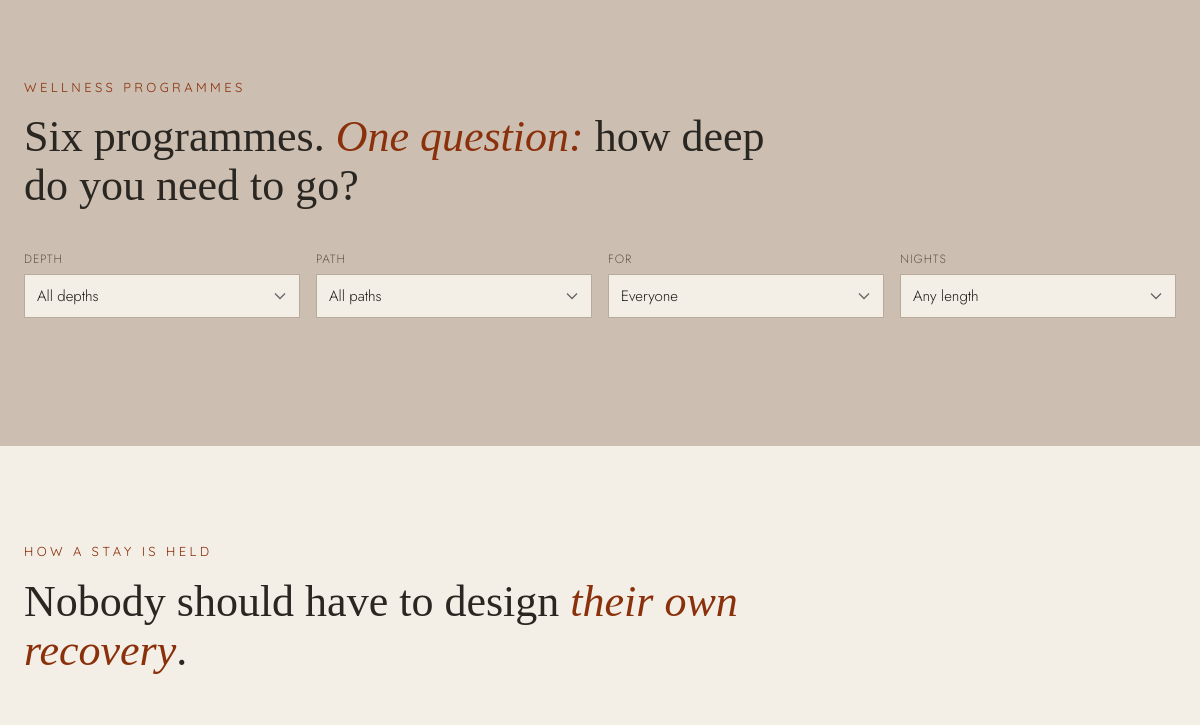
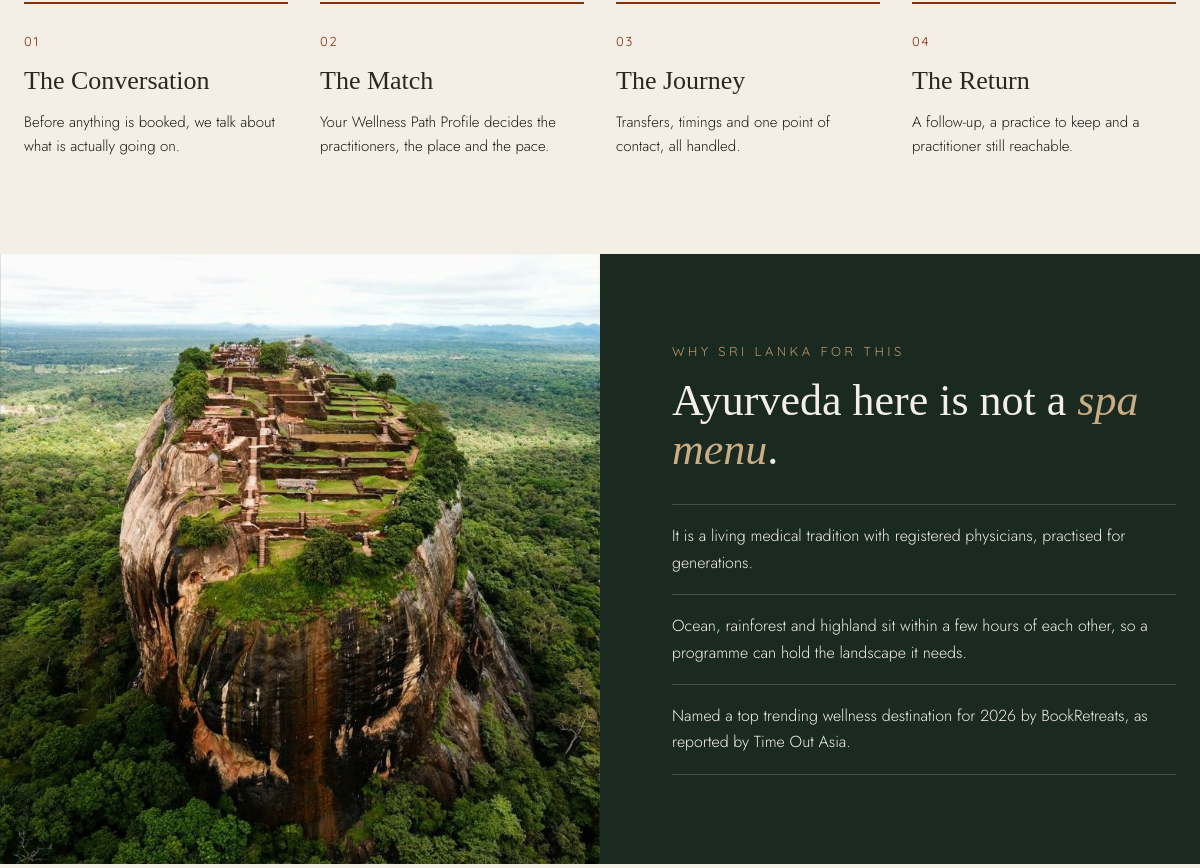
The app's page /wellness/index.php (middle part), older data (2 pictures, top to bottom).
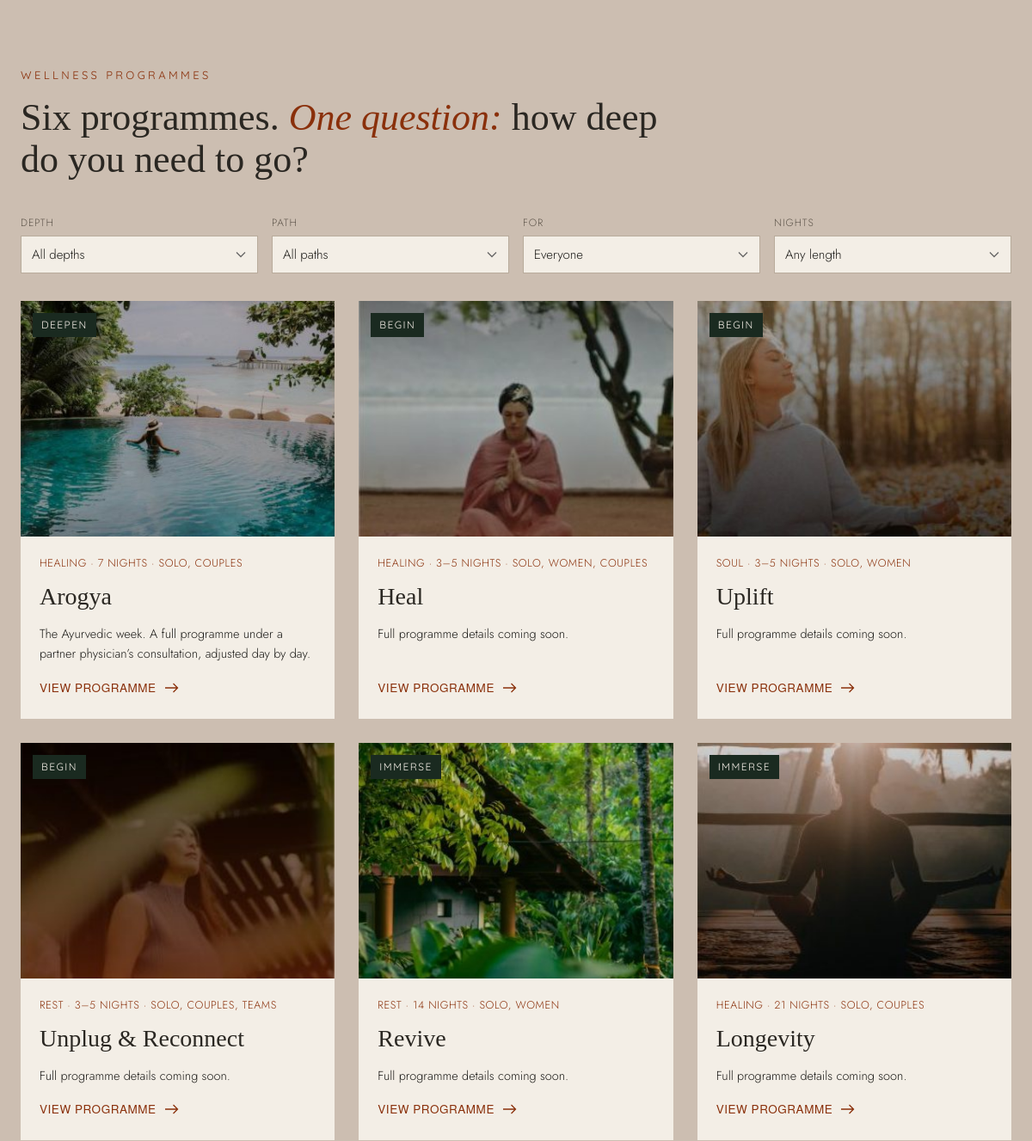
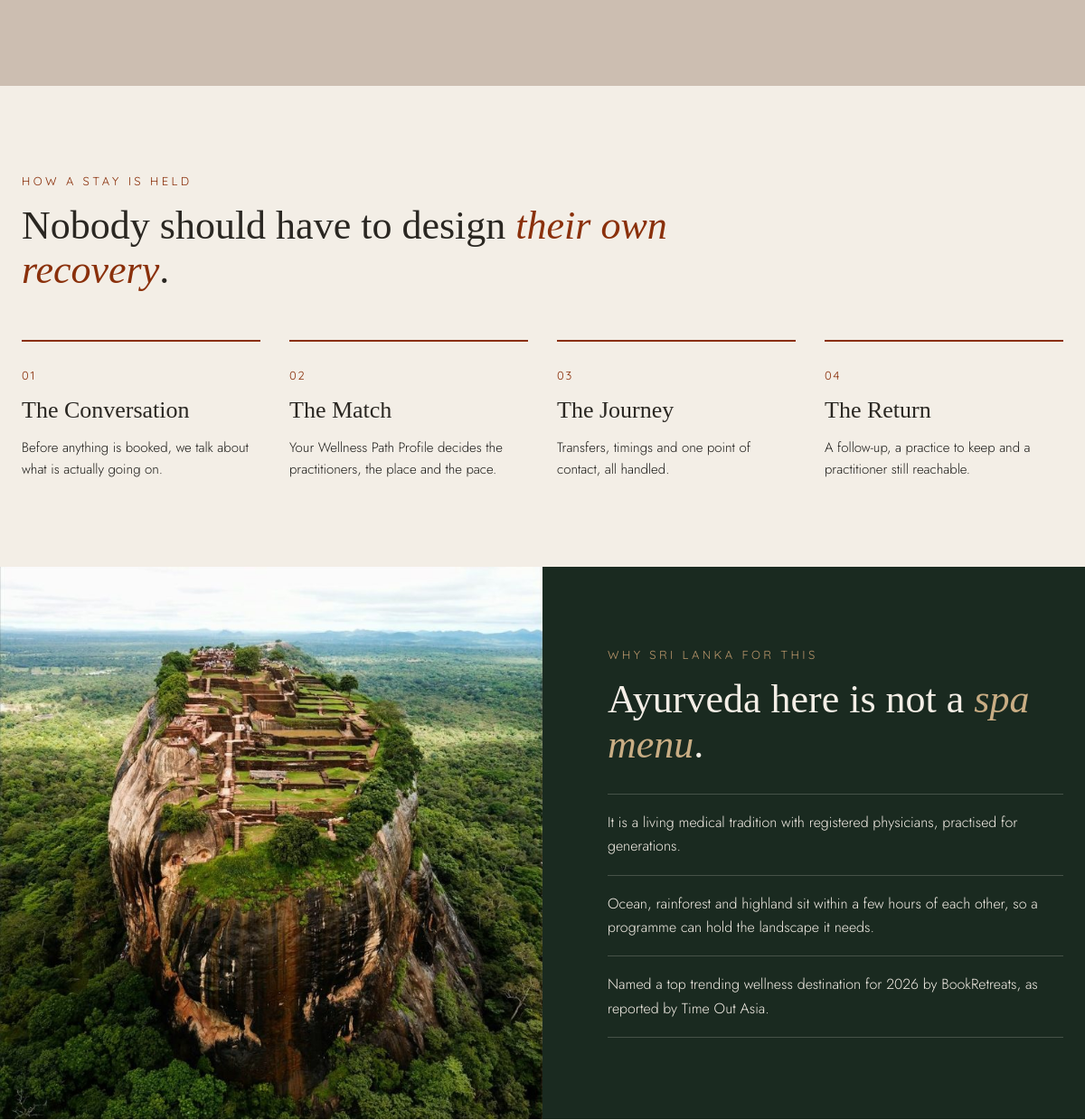
The same page, newer data (2 pictures, top to bottom).
### tables this page shows
CREATE TABLE IF NOT EXISTS wellness_programmes (
    id           INT UNSIGNED AUTO_INCREMENT PRIMARY KEY,
    slug         VARCHAR(140) NOT NULL,
    title        VARCHAR(160) NOT NULL,
    depth        VARCHAR(60)  NOT NULL DEFAULT 'begin',
    path         VARCHAR(60)  NOT NULL DEFAULT 'rest',
    audience     VARCHAR(255) NOT NULL DEFAULT 'solo',
    nights       VARCHAR(40)  NOT NULL DEFAULT '',
    image        VARCHAR(255) NOT NULL DEFAULT '',
    summary      VARCHAR(300) NOT NULL DEFAULT '',
    description  MEDIUMTEXT NULL,
    is_active    TINYINT(1) NOT NULL DEFAULT 1,
    sort_order   SMALLINT NOT NULL DEFAULT 0,
    created_at   DATETIME NOT NULL DEFAULT CURRENT_TIMESTAMP,
    UNIQUE KEY uq_wellness_programmes_slug (slug)
);

### wellness/index.php (called while the page is built, shortened)
<?php
require ROOT_PATH . '/pages/wellness.php';

### includes/settings.php (called while the page is built, shortened)
<?php
function settings_schema(): array
{
    return $schema;
}
function settings_defaults(): array
{
    static $defaults = null;
    if ($defaults === null) {
        $defaults = [];
        foreach (settings_schema() as $group) {
            foreach ($group['fields'] as $key => $f) {
                $defaults[$key] = (string) $f['default'];
            }
        }
    }
    return $defaults;
}
function settings_saved(bool $refresh = false): array
{
    static $values = null;
    if ($values === null || $refresh) {
        $values = [];
    }
    return $values;
}
function setting_lines(string $key): array
{
    return array_values(array_filter(array_map('trim', preg_split('/\R/u', setting($key)) ?: []), 'strlen'));
}
function setting(string $key): string
{
    return settings_saved()[$key] ?? settings_defaults()[$key] ?? '';
}

### includes/Database.php (called while the page is built, shortened)
<?php
final class Database
{
    private static ?PDO $pdo = null;
    private static bool $failed = false;
    public static function get(): ?PDO
    {
        if (self::$pdo !== null || self::$failed) {
            return self::$pdo;
        }
        try {
            $dsn = sprintf('mysql:host=%s;dbname=%s;charset=%s', DB_HOST, DB_NAME, DB_CHARSET);
            self::$pdo = new PDO($dsn, DB_USER, DB_PASS, [
                PDO::ATTR_ERRMODE            => PDO::ERRMODE_EXCEPTION,
                PDO::ATTR_DEFAULT_FETCH_MODE => PDO::FETCH_ASSOC,
                PDO::ATTR_EMULATE_PREPARES   => false,
            ]);
        } catch (Throwable $e) {
            self::$failed = true;
            error_log('[margha] DB connection failed: ' . $e->getMessage());
        }
        return self::$pdo;
    }
    public static function fetchAll(string $sql, array $params = []): ?array
    {
        $pdo = self::get();
        try {
            $stmt = $pdo->prepare($sql);
            $stmt->execute($params);
            return $stmt->fetchAll();
        } catch (Throwable $e) {
            error_log('[margha] Query failed: ' . $e->getMessage());
            return null;
        }
    }
}

### includes/content.php (called while the page is built, shortened)
<?php
function get_wellness_categories(string $type): array
{
    static $all = null;
    if ($all === null) {
        $all  = [];
        $rows = Database::fetchAll('SELECT type, slug, name FROM wellness_categories ORDER BY sort_order, id');
        if ($rows) {
            foreach ($rows as $r) {
                $all[$r['type']][$r['slug']] = $r['name'];
            }
        } else {
            $all = [
                'depth'    => ['begin' => 'Begin', 'deepen' => 'Deepen', 'immerse' => 'Immerse'],
                'path'     => ['rest' => 'Rest', 'soul' => 'Soul', 'healing' => 'Healing'],
                'audience' => ['solo' => 'Solo', 'women' => 'Women', 'couples' => 'Couples', 'teams' => 'Teams'],
            ];
        }
    }
    return $all[$type] ?? [];
}
function wellness_category_name(string $type, string $slug): string
{
    return get_wellness_categories($type)[$slug] ?? ucwords(str_replace('-', ' ', $slug));
}
function package_url(string $slug): string
{
    return url('wellness/package.php?p=' . rawurlencode($slug));
}
function get_wellness_programmes(): array
{
    $rows = Database::fetchAll('SELECT * FROM wellness_programmes WHERE is_active = 1 ORDER BY sort_order, id');
    return $rows ?? wellness_fallback_packages();
}

### pages/wellness.php (the view, shortened to what this page needs)
<?php
$body_class       = 'page-wellness';
$nightsBucket = function (string $n): string {
    preg_match('/\d+/', $n, $m);
    $first = (int) ($m[0] ?? 0);
    return $first <= 5 ? 'short' : ($first <= 10 ? 'week' : 'long');
};
partial('header', compact('page_title', 'page_description', 'body_class', 'preload_image'));
?>
<section class="wp-section wp-packages" id="wp-packages" aria-labelledby="wp-packages-title">
    <div class="container">
        <div class="wp-head">
            <p class="eyebrow eyebrow--rust"><?= e(setting('wp_pk_eyebrow')) ?></p>
            <h2 class="wp-title" id="wp-packages-title"><?= rich(setting('wp_pk_title')) ?></h2>
        </div>
        <form class="wp-filters" data-wp-filters aria-label="Filter programmes" onsubmit="return false">
            <?php
            foreach (['depth' => 'Depth', 'path' => 'Path', 'audience' => 'For'] as $type => $label): ?>
            <label><span><?= e($label) ?></span>
                <select name="<?= $type === 'audience' ? 'for' : $type ?>">
                    <option value=""><?= e(WELLNESS_CATEGORY_TYPES[$type][1]) ?></option>
                    <?php foreach (get_wellness_categories($type) as $slug => $name): ?>
                    <option value="<?= e($slug) ?>"><?= e($name) ?></option>
                    <?php endforeach; ?>
                </select>
            </label>
            <?php endforeach; ?>
            <label><span>Nights</span>
                <select name="nights"><option value="">Any length</option><option value="short">3 to 5 nights</option><option value="week">7 nights</option><option value="long">14 to 21 nights</option></select>
            </label>
        </form>
        <div class="wp-pk-grid" data-wp-programmes>
            <?php foreach (get_wellness_programmes() as $pg):
                $name   = (string) $pg['title'];
                $depth  = wellness_category_name('depth', (string) $pg['depth']);
                $path   = wellness_category_name('path', (string) $pg['path']);
                $aud    = array_filter(array_map('trim', explode(',', (string) $pg['audience'])));
                $for    = implode(', ', array_map(fn($a) => wellness_category_name('audience', $a), $aud));
                $nights = (string) $pg['nights'];
                $image  = (string) $pg['image'];
                $desc   = (string) $pg['summary'];
                $link   = package_url((string) $pg['slug']); ?>
            <article class="wp-pk" data-depth="<?= e((string) $pg['depth']) ?>" data-path="<?= e((string) $pg['path']) ?>" data-for="<?= e(implode(' ', $aud)) ?>" data-nights="<?= e($nightsBucket($nights)) ?>">
                <a class="wp-pk__media" href="<?= e($link) ?>" tabindex="-1" aria-hidden="true">
                    <?php if ($image !== ''): ?><img src="<?= e(img($image)) ?>" alt="" loading="lazy"><?php endif; ?>
                    <span class="wp-pk__depth"><?= e($depth) ?></span>
                </a>
                <div class="wp-pk__body">
                    <p class="wp-pk__meta"><?= e(implode(' · ', array_filter([$path, $nights !== '' ? str_replace('-', '–', $nights) . ' nights' : '', $for]))) ?></p>
                    <h3 class="wp-pk__title"><a href="<?= e($link) ?>"><?= e($name) ?></a></h3>
                    <p class="wp-pk__text"><?= e($desc) ?></p>
                    <a class="wp-pk__link" href="<?= e($link) ?>"><?= e(setting('wp_pk_button')) ?> <?= arrow_icon() ?></a>
                </div>
            </article>
            <?php endforeach; ?>
        </div>
    </div>
</section>
<section class="wp-section wp-held" id="wp-held" aria-labelledby="wp-held-title">
    <div class="container">
        <div class="wp-head">
            <p class="eyebrow eyebrow--rust"><?= e(setting('wp_held_eyebrow')) ?></p>
            <h2 class="wp-title" id="wp-held-title"><?= rich(setting('wp_held_title')) ?></h2>
        </div>
        <ol class="wp-held__steps">
            <?php foreach (setting_items('wp_held_items') as $i => [$h, $t]): ?>
            <li class="wp-held__step">
                <span class="wp-held__num">0<?= $i + 1 ?></span>
                <h3><?= e($h) ?></h3>
                <p><?= e($t) ?></p>
            </li>
            <?php endforeach; ?>
        </ol>
    </div>
</section>
<section class="wp-why" id="wp-why" aria-labelledby="wp-why-title">
    <div class="wp-why__media"><img src="<?= e(img(setting('wp_why_image'))) ?>" alt="" loading="lazy"></div>
    <div class="wp-why__text">
        <p class="eyebrow eyebrow--tan"><?= e(setting('wp_why_eyebrow')) ?></p>
        <h2 class="wp-title" id="wp-why-title"><?= rich(setting('wp_why_title')) ?></h2>
        <ul class="wp-why__list">
            <?php foreach (setting_lines('wp_why_items') as $p): ?><li><?= e($p) ?></li><?php endforeach; ?>
        </ul>
    </div>
</section>
<?php partial('footer');

### partials/header.php (shortened to what this page needs)
<?php
$body_class       = $body_class ?? '';
?><!doctype html>
<html lang="en">
<head>
    <link rel="stylesheet" href="<?= e(asset('css/fonts.css')) ?>">
    <link rel="stylesheet" href="<?= e(asset('css/style.css')) ?>">
</head>
<body class="<?= e($body_class) ?>">
<main id="main">

### partials/footer.php (shortened to what this page needs)
</main>
</body>
</html>

### includes/functions.php (shortened to what this page needs)
<?php
function e(?string $value): string
{
    return htmlspecialchars((string) $value, ENT_QUOTES | ENT_SUBSTITUTE, 'UTF-8');
}
function rich(?string $value): string
{
    $s = htmlspecialchars((string) $value, ENT_QUOTES | ENT_SUBSTITUTE, 'UTF-8', false);
    return (string) preg_replace('#&lt;(/?)(em|strong|br)\s*/?&gt;#i', '<$1$2>', $s);
}
function url(string $path = ''): string
{
    $path = ltrim($path, '/');
    return BASE_URL . '/' . $path;
}
function asset(string $path): string
{
    $file = ROOT_PATH . '/assets/' . ltrim($path, '/');
    $v = is_file($file) ? (string) filemtime($file) : '1';
    return url('assets/' . ltrim($path, '/')) . '?v=' . $v;
}
function img(string $src): string
{
    return url('assets/images/' . ltrim($src, '/'));
}
function partial(string $name, array $vars = []): void
{
    extract($vars, EXTR_SKIP);
    require ROOT_PATH . '/partials/' . $name . '.php';
}
function arrow_icon(): string
{
    return '<svg class="btn__arrow" width="16" height="12" viewBox="0 0 16 12" aria-hidden="true"><path d="M0 6h14.5M9.5 1l5 5-5 5" fill="none" stroke="currentColor" stroke-width="1.3"/></svg>';
}

Row changes from the older to the newer data that the page shows:
added wellness_programmes: image (picture), depth "DEEPEN", nights+audience "HEALING · 7 NIGHTS · SOLO, COUPLES", title "Arogya", summary "The Ayurvedic week. A full programme under a partner physician’s consultation, adjusted day by day."
added wellness_programmes: image (picture), depth "BEGIN", nights+audience "HEALING · 3–5 NIGHTS · SOLO, WOMEN, COUPLES", title "Heal", summary "Full programme details coming soon."
added wellness_programmes: image (picture), depth "BEGIN", nights+audience "SOUL · 3–5 NIGHTS · SOLO, WOMEN", title "Uplift", summary "Full programme details coming soon."
added wellness_programmes: image (picture), depth "BEGIN", nights+audience "REST · 3–5 NIGHTS · SOLO, COUPLES, TEAMS", title "Unplug & Reconnect", summary "Full programme details coming soon."
added wellness_programmes: image (picture), depth "IMMERSE", nights+audience "REST · 14 NIGHTS · SOLO, WOMEN", title "Revive", summary "Full programme details coming soon."
added wellness_programmes: image (picture), depth "IMMERSE", nights+audience "HEALING · 21 NIGHTS · SOLO, COUPLES", title "Longevity", summary "Full programme details coming soon."
